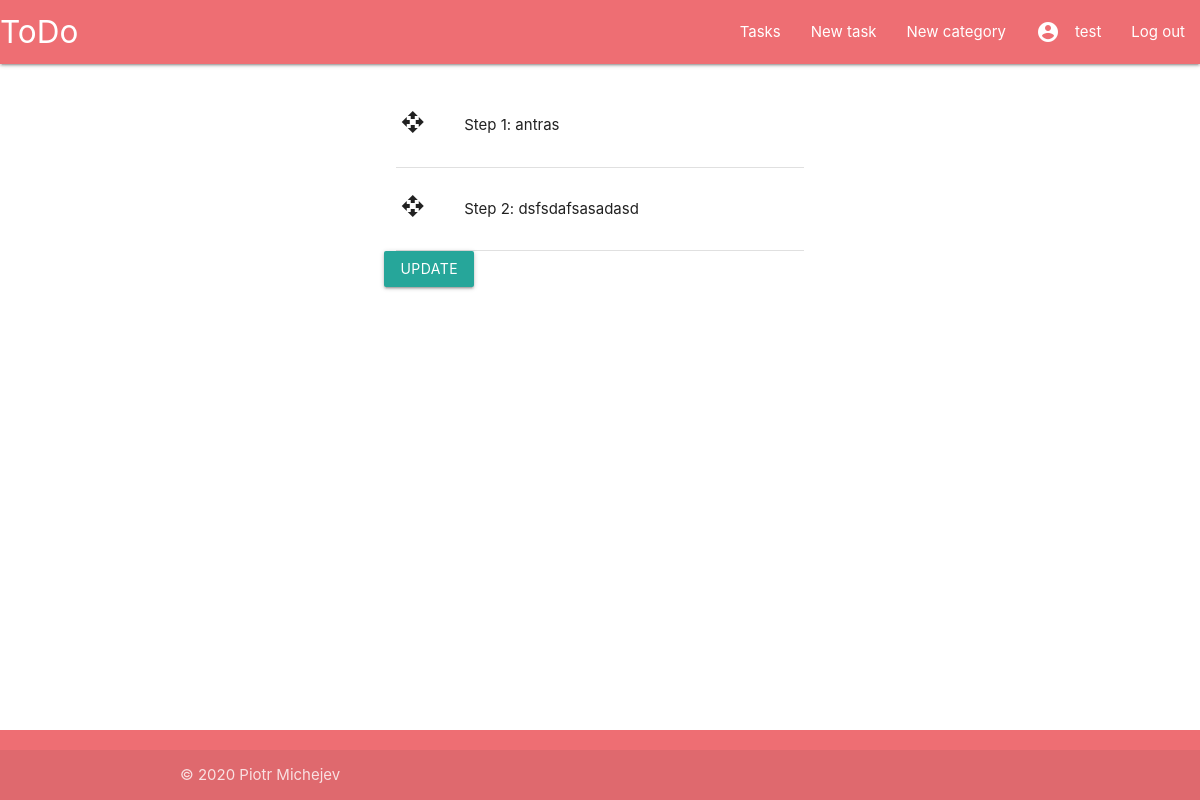
Page /todoapp/tasks/16/steps (signed in) on the committed database.
### todoapp/models.py (models this page shows, shortened)
class Step(models.Model):
    title = models.CharField('Title', max_length=200, help_text="Step name")
    description = models.TextField('Description', max_length=1000, help_text='Step description')
    due_date = models.DateField('Deadline', null=True, blank=True, help_text='Step deadline')
    task_id = models.ForeignKey('Task', on_delete=models.SET_NULL, null=True, related_name='steps')
    lookup_id = models.UUIDField(default=uuid.uuid4, editable=False, db_index=True)
    class Meta:
        verbose_name = 'Step'
        verbose_name_plural = 'Steps'
        ordering = ['number']
    def order():
        default_number = 0
        return default_number
    number = models.IntegerField('Step number', default=order)

### todoapp/views.py (the view, shortened to what this page needs)
# urls.py: path('tasks/<int:pk>/steps', views.StepListView.as_view(), name='steps'),
class StepListView(LoginRequiredMixin, UserPassesTestMixin, ListView, FormView):
    model = Step
    template_name = "steps.html"
    form_class = OrderingForm
    def get_queryset(self):
        return Step.objects.filter(task_id_id=self.kwargs['pk'])
    def get_context_data(self, **kwargs):
        context = super(StepListView, self).get_context_data(**kwargs)
        context['task'] = self.kwargs['pk']
        context['form'] = self.form_class()
        return context
    def test_func(self):
        task = Task.objects.filter(id=self.kwargs['pk'])[0]
        print(task)
        return self.request.user == task.user

### todoapp/models.py (called while the page is built)
    def __str__(self):
        return self.title

### todoapp/templates/steps.html (shortened to what this page needs)
{% extends "base.html" %}
{% block content %}
    <div class="container col s12">
        <div class="row">
            <div class="col s3"></div>
            <div class="col s6">
                {% if object_list %}
                    <table>
                        <tbody id="groups" class="list-group">
                            {% for step in object_list %}
                                <tr data-lookup="{{ step.lookup_id }}" class="list-group-item">
                                    <td>
                                        <i class="handle-move material-icons">open_with</i>
                                    </td>
                                    <td>
                                        <p class="step" data-lookup="{{ step.lookup_id }}">Step {{step.number }}: {{ step.title }}</p>
                                    </td>
                                </tr>
                            {% endfor %}
                        </tbody>
                    </table>
                    <form id="orderingForm" method="post">
                        <div class="row">
                            <button id='saveOrdering' class="btn waves-effect waves-light" type="submit">Update</button>
                        </div>
                    </form>
                {% endif %}
            </div>
        </div>
    </div>
{% endblock %}

### todoapp/templates/base.html (shortened to what this page needs)
<!DOCTYPE html>
<html lang="en">
<head>
    <link rel="stylesheet" href="https://cdnjs.cloudflare.com/ajax/libs/materialize/1.0.0/css/materialize.min.css">
    {% load static %}
    <link rel="stylesheet" href="{% static 'css/styles.css' %}">
</head>
<body>
    <header>
        <div class="navbar-fixed">
            <nav>
                <div class="nav-wrapper">
                    <a href="{% url 'index' %}" class="brand-logo">ToDo</a>
                    <ul class="right hide-on-med-and-down">
                        <li><a href="{% url 'tasks' %}">Tasks</a></li>
                        <li><a href="{% url 'task-new' %}">New task</a></li>
                        <li><a href="{% url 'category-new' %}">New category</a></li>
                        {% if user.is_authenticated %}
                            <li><a href="{% url 'profile' %}">
                                <i class="small material-icons left">account_circle</i>{{ user.get_username }}</a></li>
                            <li><a href="{% url 'logout'%}?next=/todoapp">Log out</a></li>
                        {% else %}
                            <li><a href="{% url 'login' %}">Log in</a></li>
                            <li><a href="{% url 'register'%}">Register</a></li>
                        {% endif %}
                    </ul>
                </div>
            </nav>
        </div>
    </header>
    <main>
        {% block content %}{% endblock %}
    </main>
    <footer class="page-footer">
        <div class="footer-copyright">
            <div class="container">
                © 2020 Piotr Michejev
            </div>
        </div>
    </footer>
</body>
</html>

### todoapp/static/css/styles.css (style rules this page uses)
body { display: flex; min-height: 100vh; flex-direction: column; }
main { flex: 1 0 auto; }
.handle-move { cursor: move; cursor: -webkit-grabbing; }

### rows in the picture
Step: number "1", title "antras"
Step: number "2", title "dsfsdafsasadasd"

### other values in the picture
{{ user.get_username }} "test"
